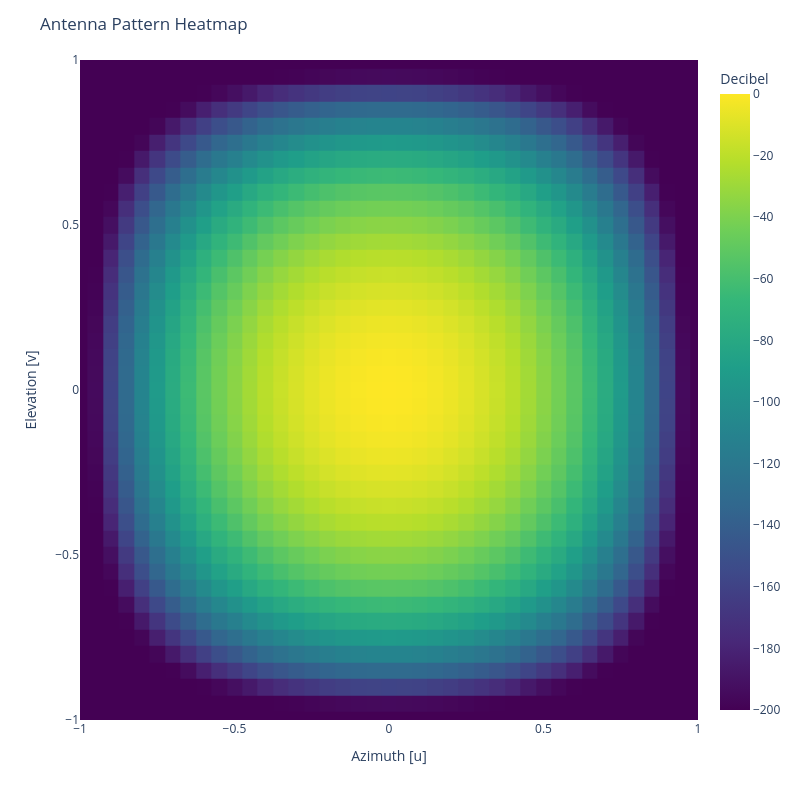

The notebook cell saved with this chart:
### Markdown cell above
#### Image

### Code cell
antenna_element.plot.beam(
    DirectionDomain.UV,
    PhaseUnit.DEGREE,
    AmplitudeDomain.Gain,
    AmplitudeUnit.DECIBEL,
    FigureType.IMAGE,
    freq,
)

### Figure 1 — Plotly figure (JSON) as saved in the notebook; plotly's stock layout.template omitted (floating-point values rounded to 4 significant figures; data arrays with more than 128 entries replaced by an {"elided": "..."} marker saying what was removed)
{"data": [{"coloraxis": "coloraxis", "histfunc": "avg", "hovertemplate": "Azimuth [u]=%{x}<br>Elevation [v]=%{y}<br>avg of gain [Decibel]=%{z}<extra></extra>", "name": "", "nbinsx": 100, "nbinsy": 100, "type": "histogram2d", "x": {"elided": "33124 float values"}, "xaxis": "x", "xbingroup": "x", "y": {"elided": "33124 float values"}, "yaxis": "y", "ybingroup": "y", "z": {"elided": "33124 float values"}}], "layout": {"coloraxis": {"colorbar": {"title": {"text": "Decibel"}}, "colorscale": [[0, "#440154"], [0.1111, "#482878"], [0.2222, "#3e4989"], [0.3333, "#31688e"], [0.4444, "#26828e"], [0.5556, "#1f9e89"], [0.6667, "#35b779"], [0.7778, "#6ece58"], [0.8889, "#b5de2b"], [1, "#fde725"]]}, "height": 800, "legend": {"tracegroupgap": 0}, "margin": {"t": 60}, "title": {"text": "Antenna Pattern Heatmap"}, "width": 800, "xaxis": {"anchor": "y", "domain": [0, 1], "range": [-1, 1], "title": {"text": "Azimuth [u]"}}, "yaxis": {"anchor": "x", "domain": [0, 1], "range": [-1, 1], "title": {"text": "Elevation [v]"}}}}
